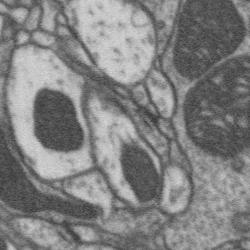
#> input picture Tony/ipynb/goodExample.png, 250 x 250 px
$ jupyter execute 'Analysis of CAPTURE.ipynb'   (shell and % lines are left out)   (older library calls are emulated)
#> lines starting #> are read from the running program, lines starting #| are printed output that depends on the picture
# Methods - Analyzing CAPTURE Tractography Methodology
Tony Sun, Jon Liu
February 20, 2017 Deliverable

### Setting
1. Task: The last stage of the pipeline that Ailey would like us to implement is a tractography element.  Currently, Ailey's lab uses the CAPTURE tractography method - this method can be split up into two parts:
    1)  Using TrackVis, they find/visualize fiber tracts using its built in methods.
    2)  Using CAPTURE (MATLAB scripts written by the Deisseroth lab), they generate the tractography estimates.
2. Loss function: We will evaluate loss through a percent-error analysis [ie: observed less expected over expected]. What this entails is after we receive the "true" tractography estimates from labeled data from Ailey for a given region, which could be used as a comparison point for the tractography estimates from CAPTURE.
3. Statistical goal: Minimize error between "true" tractography results and estimated results.
4. Desiderata: We desire a tractography process that:
    i.  Delineate individual fiber tracts from diffusion images
    ii. Can be easily integrated with our existing Python packages
    iii. Is fast, computationally-speaking
    iv. Is easy to use

### Concepts

The CAPTURE methods are similar to existing MRI-based diffusion tensor imaging.  In layman's terms, given an image with axons projecting from some regions to other regions, we're interested in seeing/calculating the 3D trajectories of the bundles.  In order to do so, MRI-based diffusion tensor imaging uses the fact that the diffusion of water during MRI imaging is different for different tissue types.  Water diffuses along the path of the fibers, so tracing the trajectory of the water along the fiber would give a rough estimate to the fiber tracts in the brain.

For the CLARITY data, CAPTURE works in a similar fashion.  I quote:

"The tractography algorithm propagates/streamlines from a “seed” region through a vector field of voxel-wise principal fiber orientations and terminates if a streamline makes a sharp turn (angles larger than a prescribed threshold αthresh) or ventures outside of the masked region. For each voxel, the principal fiber orientation was estimated from a structure tensor, which was computed using the image intensity gradients (as a marker of the edges of fiber tracts) within a local neighborhood of the voxel."

In layman's terms, again, the gradient of the image data was taken (by finding the partial derivatives using their MATLAB scripts).  From there, they could estimate the "next direction" that the fiber moved in, since the value of the gradient gives the "borders" of the voxel in each direction.  As long as the gradient in a certain direction was less than some threshold (for a sharp turn), the fiber was said to continue along said pathway.

### Diffusion Toolkit/TrackVis Analysis

Diffusion toolkit - used to generate trk (track files) for TrackVis.  Does so using either DTI method, HARDI/Q-BALL method, with some given way to calculate gradients.  The MATLAB code provided by CAPTURE effectively skips the GUI interface for the Diffusion toolkit - the existing workflow uses calculates a "structure tensor" which is then used to generate a .trk file.  It then directly uses the command line to run the Diffusion Toolkit part that traces a given tract.

**INPUT:** takes in NIFTI files (although it threw an error with only raw .nii we had stored)
**OUTPUT:** trk (track file) for use with TrackVis

TrackVis toolkit - used to visualize brain images.

**INPUT:** trk (track file)
**OUTPUT:** visualizations of tracks in brain images

### MATLAB Pseudocode Analysis

Analysis on: https://github.com/ChristophKirst/ClearMap/blob/master/ClearMap/ImageProcessing/IlastikClassification.py
[ClearMap Ilastik Classification Script]

From the analysis of the code, the MATLAB script effectively replaces some parts of the Diffusion Toolkit process by doing three different things:
1.  classifyPixel
2.  classifyCells

### MATLAB Writeup Analysis
Since the ClearMap Ilastik module just runs an Ilastik pixel classifier, the ClearMap Ilastik part's methodology is no different than what we did in the past in generating 3D pixel classifiers in Ilastik.  As a brief refresher on what happened then, the last attempts made using Ilastik on Ailey's data proved inconclusive.  I went over this in detail with Greg on 11/4 at office hours - we realized that the pixel classifier that I was making was failing because the Aut data that we had access to wasn't high enough resolution to distinguish cell bodies (the image quality was at a macroscopic level).  We were able to follow the ndio tutorials to select a subset of the image/download some of the data, but we were only able to get the resolution 5 image data.

Note, however, that while the ClearMap Ilastik method just runs Ilastik, the Ilastik method is incorporated into the other parts of the ClearMap pipeline.  The pipeline takes the generated pixel probabilities/class labels and runs additional processing steps (eg: there are additional parameters, like removing background processing, etc). The ClearMap process recommends at LEAST 32 gigabytes of RAM for processing (it recommends 128 GB) -- since Cortex only has 3 GB of free RAM, and since the my deliverable is mainly to analyze the efficacy of the Ilastik pixel module, I used the desktop version of Ilastik on my computer.

### Results

**Where it should work well:**
The MATLAB tensor script should work well on CLARITY data, which is what it's written for.

**Where it should work poorly:**
Obviously, ??

### Analysis

[cell 1]

import os
import numpy as np

[cell 2]
from PIL import Image
myImage = Image.open("goodExample.png");
#> myImage is the input picture: PIL image 250x250 L; min 52, max 217, mean 129

[cell 3]
## Compute image gradients using Python CV2
## Note that the image gradients are used to show the "boundaries" of fiber tracts.
## We didn't have any fiber tract TIFFs, so I used an EM data example to show that it's capable
## of finding cell boundaries.

import sys

sys.path.append('/usr/local/lib/python2.7/site-packages')

import cv2
from matplotlib import pyplot as plt

img = cv2.imread('goodExample.png',0)

laplacian = cv2.Laplacian(img,cv2.CV_64F)
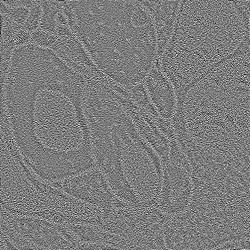
#> laplacian: shape (250, 250) float64; min -103, max 107, mean 0; drawn with min black and max white
sobelx = cv2.Sobel(img,cv2.CV_64F,1,0,ksize=5)
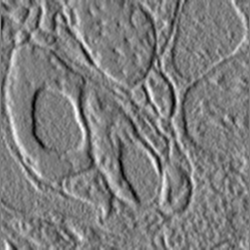
#> sobelx: shape (250, 250) float64; min -3454, max 3547, mean 3.2; drawn with min black and max white
sobely = cv2.Sobel(img,cv2.CV_64F,0,1,ksize=5)
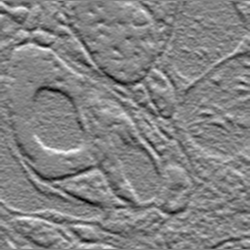
#> sobely: shape (250, 250) float64; min -3470, max 3256, mean -0.7; drawn with min black and max white

plt.subplot(2,2,1),plt.imshow(img,cmap = 'gray')
plt.title('Original'), plt.xticks([]), plt.yticks([])
plt.subplot(2,2,2),plt.imshow(laplacian,cmap = 'gray')
plt.title('Laplacian'), plt.xticks([]), plt.yticks([])
plt.subplot(2,2,3),plt.imshow(sobelx,cmap = 'gray')
plt.title('Sobel X'), plt.xticks([]), plt.yticks([])
plt.subplot(2,2,4),plt.imshow(sobely,cmap = 'gray')
plt.title('Sobel Y'), plt.xticks([]), plt.yticks([])

plt.show()
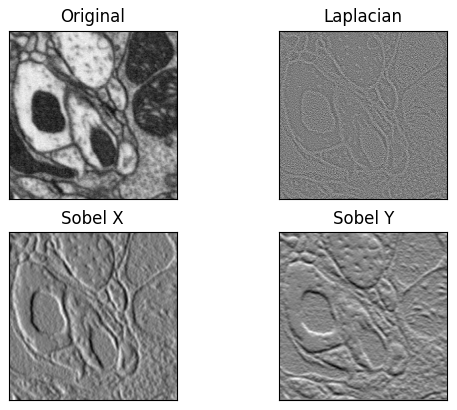
#> figure drawn by matplotlib, 4 panels
